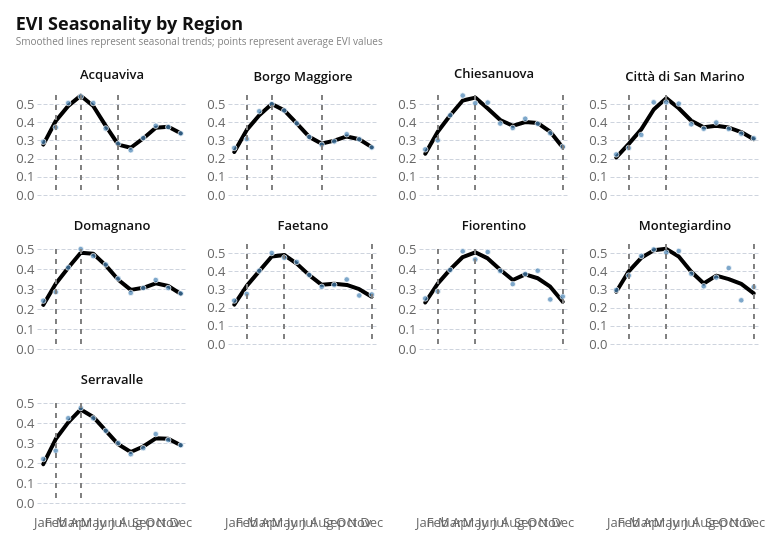

This figure's notebook cell:
### Code cell
chart_regions = evy.plot_seasonality_by_region(
    phenology_by_region, region_col="shapeName"
)
chart_regions

### Figure 1 — Vega-Lite specification as saved in the notebook (floating-point values rounded to 4 significant figures)
{"config": {"background": "white", "padding": 15, "mark": {"tooltip": true}, "point": {"filled": true, "size": 60, "stroke": "white", "strokeWidth": 1}, "circle": {"filled": true, "stroke": "white", "strokeWidth": 1}, "square": {"filled": true, "stroke": "white", "strokeWidth": 1}, "line": {"strokeWidth": 4, "strokeCap": "round", "strokeJoin": "round"}, "bar": {"cornerRadiusEnd": 0}, "area": {"opacity": 0.7}, "arc": {"stroke": "white", "strokeWidth": 1}, "rect": {"stroke": "#8A969F", "strokeWidth": 0.5}, "geoshape": {"stroke": "#666666", "strokeWidth": 0.3, "strokeJoin": "round", "strokeCap": "round"}, "title": {"font": "Open Sans, sans-serif", "fontSize": 18, "fontWeight": 700, "lineHeight": 22, "color": "#111111", "anchor": "start", "offset": 21, "subtitleFont": "Open Sans, sans-serif", "subtitleFontSize": 10, "subtitleFontWeight": 400, "subtitleLineHeight": 18, "subtitleColor": "gray", "subtitlePadding": 3}, "axis": {"domain": false, "grid": true, "gridColor": "#CED4DE", "gridDash": [4, 2], "gridWidth": 1, "labelFont": "Open Sans, sans-serif", "labelFontSize": 13, "labelFontWeight": 400, "labelColor": "#666666", "labelPadding": 3, "tickColor": "#CED4DE", "tickSize": 5, "tickCount": 5, "titleFont": "Open Sans, sans-serif", "titleFontSize": 13, "titleFontWeight": 600, "titleColor": "#111111", "titlePadding": 9}, "axisX": {"grid": false, "tickSize": 0, "labelAngle": 0}, "axisY": {"domain": false, "ticks": false, "gridColor": "#CED4DE", "gridDash": [4, 2], "gridWidth": 1}, "axisQuantitative": {"tickCount": 5}, "axisBand": {"labelPadding": 6, "tickSize": 0}, "axisTemporal": {"grid": false}, "legend": {"labelFont": "Open Sans, sans-serif", "labelFontSize": 13, "labelFontWeight": 600, "labelColor": "#111111", "titleFont": "Open Sans, sans-serif", "titleFontSize": 13, "titleFontWeight": 600, "titleColor": "#111111", "titlePadding": 3, "symbolSize": 196, "symbolStrokeWidth": 0, "padding": 15, "offset": 21, "columnPadding": 21, "orient": "bottom", "labelLimit": 200, "titleLimit": 200}, "view": {"stroke": null, "continuousWidth": 600, "continuousHeight": 400}, "range": {"category": ["#34A7F2", "#FF9800", "#664AB6", "#4EC2C0", "#F3578E", "#081079", "#0C7C68", "#AA0000", "#DDDA21"], "diverging": ["#920000", "#BD6126", "#E3A763", "#EFEFEF", "#80BDE7", "#3587C3", "#025288"], "heatmap": ["#E3F6FD", "#75CCEC", "#089BD4", "#0169A1", "#023B6F"], "ordinal": ["#E3F6FD", "#75CCEC", "#089BD4", "#0169A1", "#023B6F"], "ramp": ["#E3F6FD", "#75CCEC", "#089BD4", "#0169A1", "#023B6F"]}, "scale": {"bandPaddingInner": 0.2, "bandPaddingOuter": 0.1, "pointPadding": 0.5}, "header": {"labelFont": "Open Sans, sans-serif", "labelFontSize": 13, "labelFontWeight": 600, "labelColor": "#111111", "titleFont": "Open Sans, sans-serif", "titleFontSize": 15, "titleFontWeight": 600, "titleColor": "#111111"}, "concat": {"spacing": 18}, "facet": {"spacing": 18}, "selection": {"point": {"on": "click", "clear": "dblclick"}, "interval": {"mark": {"fill": "#0071BC", "fillOpacity": 0.15, "stroke": "#0071BC", "strokeWidth": 1}}}}, "data": {"name": "data-2715df650e503a0fdcc4517b27ed971f"}, "facet": {"field": "shapeName", "header": {"title": null}, "type": "nominal"}, "spec": {"layer": [{"mark": {"type": "line", "color": "black"}, "encoding": {"x": {"axis": {"labelExpr": "['Jan','Feb','Mar','Apr','May','Jun','Jul','Aug','Sep','Oct','Nov','Dec'][datum.value-1]", "title": ""}, "field": "month", "type": "ordinal"}, "y": {"axis": {"title": ""}, "field": "smoothed", "type": "quantitative"}}}, {"mark": {"type": "circle", "color": "steelblue", "size": 30}, "encoding": {"x": {"field": "month", "type": "ordinal"}, "y": {"field": "value", "type": "quantitative"}}}, {"layer": [{"mark": {"type": "rule", "color": "gray", "strokeDash": [5, 5]}, "encoding": {"x": {"field": "sos", "type": "ordinal"}}, "transform": [{"filter": "isValid(datum['sos'])"}]}, {"mark": {"type": "rule", "color": "gray", "strokeDash": [5, 5]}, "encoding": {"x": {"field": "mos", "type": "ordinal"}}, "transform": [{"filter": "isValid(datum['mos'])"}]}, {"mark": {"type": "rule", "color": "gray", "strokeDash": [5, 5]}, "encoding": {"x": {"field": "eos", "type": "ordinal"}}, "transform": [{"filter": "isValid(datum['eos'])"}]}]}, {"mark": {"type": "rule", "color": "gray"}, "encoding": {"opacity": {"condition": [{"param": "param_fc36e461d0f6b37c", "value": 0.3, "empty": false}], "value": 0}, "tooltip": [{"field": "month_name", "title": "Month", "type": "nominal"}, {"field": "smoothed", "format": ".3f", "title": "Smoothed EVI", "type": "quantitative"}, {"field": "value", "format": ".3f", "title": "Average EVI", "type": "quantitative"}], "x": {"field": "month", "type": "ordinal"}}, "name": "view_18d8fe84e6ef5a20_3"}], "height": 100, "width": 150}, "columns": 4, "params": [{"name": "param_fc36e461d0f6b37c", "select": {"type": "point", "fields": ["month"], "nearest": true, "on": "pointerover"}, "views": ["view_18d8fe84e6ef5a20_3"]}], "resolve": {"scale": {"y": "independent"}}, "title": {"text": "EVI Seasonality by Region", "subtitle": "Smoothed lines represent seasonal trends; points represent average EVI values"}, "$schema": "https://vega.github.io/schema/vega-lite/v6.1.0.json", "datasets": {"data-2715df650e503a0fdcc4517b27ed971f": [{"month": 1, "value": 0.2926, "smoothed": 0.2774, "sos": 2, "mos": 4, "eos": 7.0, "shapeName": "Acquaviva", "month_name": "Jan"}, {"month": 2, "value": 0.3718, "smoothed": 0.4072, "sos": 2, "mos": 4, "eos": 7.0, "shapeName": "Acquaviva", "month_name": "Feb"}, {"month": 3, "value": 0.5054, "smoothed": 0.4901, "sos": 2, "mos": 4, "eos": 7.0, "shapeName": "Acquaviva", "month_name": "Mar"}, {"month": 4, "value": 0.5413, "smoothed": 0.5463, "sos": 2, "mos": 4, "eos": 7.0, "shapeName": "Acquaviva", "month_name": "Apr"}, {"month": 5, "value": 0.5057, "smoothed": 0.4892, "sos": 2, "mos": 4, "eos": 7.0, "shapeName": "Acquaviva", "month_name": "May"}, {"month": 6, "value": 0.3662, "smoothed": 0.3805, "sos": 2, "mos": 4, "eos": 7.0, "shapeName": "Acquaviva", "month_name": "Jun"}, {"month": 7, "value": 0.2823, "smoothed": 0.2768, "sos": 2, "mos": 4, "eos": 7.0, "shapeName": "Acquaviva", "month_name": "Jul"}, {"month": 8, "value": 0.2461, "smoothed": 0.2598, "sos": 2, "mos": 4, "eos": 7.0, "shapeName": "Acquaviva", "month_name": "Aug"}, {"month": 9, "value": 0.3135, "smoothed": 0.311, "sos": 2, "mos": 4, "eos": 7.0, "shapeName": "Acquaviva", "month_name": "Sep"}, {"month": 10, "value": 0.3807, "smoothed": 0.3704, "sos": 2, "mos": 4, "eos": 7.0, "shapeName": "Acquaviva", "month_name": "Oct"}, {"month": 11, "value": 0.3735, "smoothed": 0.3749, "sos": 2, "mos": 4, "eos": 7.0, "shapeName": "Acquaviva", "month_name": "Nov"}, {"month": 12, "value": 0.3387, "smoothed": 0.3397, "sos": 2, "mos": 4, "eos": 7.0, "shapeName": "Acquaviva", "month_name": "Dec"}, {"month": 1, "value": 0.2586, "smoothed": 0.2371, "sos": 2, "mos": 4, "eos": 8.0, "shapeName": "Borgo Maggiore", "month_name": "Jan"}, {"month": 2, "value": 0.3077, "smoothed": 0.3581, "sos": 2, "mos": 4, "eos": 8.0, "shapeName": "Borgo Maggiore", "month_name": "Feb"}, {"month": 3, "value": 0.4606, "smoothed": 0.4387, "sos": 2, "mos": 4, "eos": 8.0, "shapeName": "Borgo Maggiore", "month_name": "Mar"}, {"month": 4, "value": 0.5003, "smoothed": 0.5001, "sos": 2, "mos": 4, "eos": 8.0, "shapeName": "Borgo Maggiore", "month_name": "Apr"}, {"month": 5, "value": 0.4647, "smoothed": 0.4655, "sos": 2, "mos": 4, "eos": 8.0, "shapeName": "Borgo Maggiore", "month_name": "May"}, {"month": 6, "value": 0.394, "smoothed": 0.3935, "sos": 2, "mos": 4, "eos": 8.0, "shapeName": "Borgo Maggiore", "month_name": "Jun"}, {"month": 7, "value": 0.319, "smoothed": 0.3197, "sos": 2, "mos": 4, "eos": 8.0, "shapeName": "Borgo Maggiore", "month_name": "Jul"}, {"month": 8, "value": 0.2764, "smoothed": 0.2823, "sos": 2, "mos": 4, "eos": 8.0, "shapeName": "Borgo Maggiore", "month_name": "Aug"}, {"month": 9, "value": 0.2948, "smoothed": 0.2989, "sos": 2, "mos": 4, "eos": 8.0, "shapeName": "Borgo Maggiore", "month_name": "Sep"}, {"month": 10, "value": 0.334, "smoothed": 0.3221, "sos": 2, "mos": 4, "eos": 8.0, "shapeName": "Borgo Maggiore", "month_name": "Oct"}, {"month": 11, "value": 0.3061, "smoothed": 0.3065, "sos": 2, "mos": 4, "eos": 8.0, "shapeName": "Borgo Maggiore", "month_name": "Nov"}, {"month": 12, "value": 0.2614, "smoothed": 0.2632, "sos": 2, "mos": 4, "eos": 8.0, "shapeName": "Borgo Maggiore", "month_name": "Dec"}, {"month": 1, "value": 0.2509, "smoothed": 0.2271, "sos": 2, "mos": 5, "eos": 12.0, "shapeName": "Chiesanuova", "month_name": "Jan"}, {"month": 2, "value": 0.3006, "smoothed": 0.3482, "sos": 2, "mos": 5, "eos": 12.0, "shapeName": "Chiesanuova", "month_name": "Feb"}, {"month": 3, "value": 0.4386, "smoothed": 0.4388, "sos": 2, "mos": 5, "eos": 12.0, "shapeName": "Chiesanuova", "month_name": "Mar"}, {"month": 4, "value": 0.5469, "smoothed": 0.5198, "sos": 2, "mos": 5, "eos": 12.0, "shapeName": "Chiesanuova", "month_name": "Apr"}, {"month": 5, "value": 0.5048, "smoothed": 0.5357, "sos": 2, "mos": 5, "eos": 12.0, "shapeName": "Chiesanuova", "month_name": "May"}, {"month": 6, "value": 0.5082, "smoothed": 0.4762, "sos": 2, "mos": 5, "eos": 12.0, "shapeName": "Chiesanuova", "month_name": "Jun"}, {"month": 7, "value": 0.393, "smoothed": 0.4124, "sos": 2, "mos": 5, "eos": 12.0, "shapeName": "Chiesanuova", "month_name": "Jul"}, {"month": 8, "value": 0.3688, "smoothed": 0.3806, "sos": 2, "mos": 5, "eos": 12.0, "shapeName": "Chiesanuova", "month_name": "Aug"}, {"month": 9, "value": 0.4195, "smoothed": 0.4016, "sos": 2, "mos": 5, "eos": 12.0, "shapeName": "Chiesanuova", "month_name": "Sep"}, {"month": 10, "value": 0.3914, "smoothed": 0.3959, "sos": 2, "mos": 5, "eos": 12.0, "shapeName": "Chiesanuova", "month_name": "Oct"}, {"month": 11, "value": 0.3396, "smoothed": 0.3479, "sos": 2, "mos": 5, "eos": 12.0, "shapeName": "Chiesanuova", "month_name": "Nov"}, {"month": 12, "value": 0.266, "smoothed": 0.261, "sos": 2, "mos": 5, "eos": 12.0, "shapeName": "Chiesanuova", "month_name": "Dec"}, {"month": 1, "value": 0.223, "smoothed": 0.2066, "sos": 2, "mos": 5, "eos": NaN, "shapeName": "Città di San Marino", "month_name": "Jan"}, {"month": 2, "value": 0.2586, "smoothed": 0.2813, "sos": 2, "mos": 5, "eos": NaN, "shapeName": "Città di San Marino", "month_name": "Feb"}, {"month": 3, "value": 0.3306, "smoothed": 0.3612, "sos": 2, "mos": 5, "eos": NaN, "shapeName": "Città di San Marino", "month_name": "Mar"}, {"month": 4, "value": 0.5097, "smoothed": 0.4704, "sos": 2, "mos": 5, "eos": NaN, "shapeName": "Città di San Marino", "month_name": "Apr"}, {"month": 5, "value": 0.5095, "smoothed": 0.5329, "sos": 2, "mos": 5, "eos": NaN, "shapeName": "Città di San Marino", "month_name": "May"}, {"month": 6, "value": 0.5026, "smoothed": 0.4771, "sos": 2, "mos": 5, "eos": NaN, "shapeName": "Città di San Marino", "month_name": "Jun"}, {"month": 7, "value": 0.3887, "smoothed": 0.4082, "sos": 2, "mos": 5, "eos": NaN, "shapeName": "Città di San Marino", "month_name": "Jul"}, {"month": 8, "value": 0.3645, "smoothed": 0.3728, "sos": 2, "mos": 5, "eos": NaN, "shapeName": "Città di San Marino", "month_name": "Aug"}, {"month": 9, "value": 0.3986, "smoothed": 0.3809, "sos": 2, "mos": 5, "eos": NaN, "shapeName": "Città di San Marino", "month_name": "Sep"}, {"month": 10, "value": 0.3632, "smoothed": 0.3708, "sos": 2, "mos": 5, "eos": NaN, "shapeName": "Città di San Marino", "month_name": "Oct"}, {"month": 11, "value": 0.3375, "smoothed": 0.3464, "sos": 2, "mos": 5, "eos": NaN, "shapeName": "Città di San Marino", "month_name": "Nov"}, {"month": 12, "value": 0.3123, "smoothed": 0.3065, "sos": 2, "mos": 5, "eos": NaN, "shapeName": "Città di San Marino", "month_name": "Dec"}, {"month": 1, "value": 0.2415, "smoothed": 0.2205, "sos": 2, "mos": 4, "eos": NaN, "shapeName": "Domagnano", "month_name": "Jan"}, {"month": 2, "value": 0.2844, "smoothed": 0.3267, "sos": 2, "mos": 4, "eos": NaN, "shapeName": "Domagnano", "month_name": "Feb"}, {"month": 3, "value": 0.4073, "smoothed": 0.4062, "sos": 2, "mos": 4, "eos": NaN, "shapeName": "Domagnano", "month_name": "Mar"}, {"month": 4, "value": 0.4997, "smoothed": 0.481, "sos": 2, "mos": 4, "eos": NaN, "shapeName": "Domagnano", "month_name": "Apr"}, {"month": 5, "value": 0.4644, "smoothed": 0.4766, "sos": 2, "mos": 4, "eos": NaN, "shapeName": "Domagnano", "month_name": "May"}, {"month": 6, "value": 0.4224, "smoothed": 0.4182, "sos": 2, "mos": 4, "eos": NaN, "shapeName": "Domagnano", "month_name": "Jun"}, {"month": 7, "value": 0.3521, "smoothed": 0.3461, "sos": 2, "mos": 4, "eos": NaN, "shapeName": "Domagnano", "month_name": "Jul"}, {"month": 8, "value": 0.2806, "smoothed": 0.2956, "sos": 2, "mos": 4, "eos": NaN, "shapeName": "Domagnano", "month_name": "Aug"}, {"month": 9, "value": 0.3045, "smoothed": 0.3061, "sos": 2, "mos": 4, "eos": NaN, "shapeName": "Domagnano", "month_name": "Sep"}, {"month": 10, "value": 0.345, "smoothed": 0.3286, "sos": 2, "mos": 4, "eos": NaN, "shapeName": "Domagnano", "month_name": "Oct"}, {"month": 11, "value": 0.3048, "smoothed": 0.3151, "sos": 2, "mos": 4, "eos": NaN, "shapeName": "Domagnano", "month_name": "Nov"}, {"month": 12, "value": 0.2781, "smoothed": 0.2756, "sos": 2, "mos": 4, "eos": NaN, "shapeName": "Domagnano", "month_name": "Dec"}, {"month": 1, "value": 0.2386, "smoothed": 0.2167, "sos": 2, "mos": 5, "eos": 12.0, "shapeName": "Faetano", "month_name": "Jan"}, {"month": 2, "value": 0.2755, "smoothed": 0.3199, "sos": 2, "mos": 5, "eos": 12.0, "shapeName": "Faetano", "month_name": "Feb"}, {"month": 3, "value": 0.403, "smoothed": 0.4007, "sos": 2, "mos": 5, "eos": 12.0, "shapeName": "Faetano", "month_name": "Mar"}, {"month": 4, "value": 0.5005, "smoothed": 0.4815, "sos": 2, "mos": 5, "eos": 12.0, "shapeName": "Faetano", "month_name": "Apr"}, {"month": 5, "value": 0.4739, "smoothed": 0.4895, "sos": 2, "mos": 5, "eos": 12.0, "shapeName": "Faetano", "month_name": "May"}, {"month": 6, "value": 0.4515, "smoothed": 0.4422, "sos": 2, "mos": 5, "eos": 12.0, "shapeName": "Faetano", "month_name": "Jun"}, {"month": 7, "value": 0.38, "smoothed": 0.3788, "sos": 2, "mos": 5, "eos": 12.0, "shapeName": "Faetano", "month_name": "Jul"}, {"month": 8, "value": 0.3147, "smoothed": 0.3254, "sos": 2, "mos": 5, "eos": 12.0, "shapeName": "Faetano", "month_name": "Aug"}, {"month": 9, "value": 0.3249, "smoothed": 0.3319, "sos": 2, "mos": 5, "eos": 12.0, "shapeName": "Faetano", "month_name": "Sep"}, {"month": 10, "value": 0.3548, "smoothed": 0.3249, "sos": 2, "mos": 5, "eos": 12.0, "shapeName": "Faetano", "month_name": "Oct"}, {"month": 11, "value": 0.2669, "smoothed": 0.3016, "sos": 2, "mos": 5, "eos": 12.0, "shapeName": "Faetano", "month_name": "Nov"}, {"month": 12, "value": 0.2724, "smoothed": 0.2601, "sos": 2, "mos": 5, "eos": 12.0, "shapeName": "Faetano", "month_name": "Dec"}, {"month": 1, "value": 0.2526, "smoothed": 0.2325, "sos": 2, "mos": 5, "eos": 12.0, "shapeName": "Fiorentino", "month_name": "Jan"}, {"month": 2, "value": 0.2878, "smoothed": 0.3271, "sos": 2, "mos": 5, "eos": 12.0, "shapeName": "Fiorentino", "month_name": "Feb"}, {"month": 3, "value": 0.3952, "smoothed": 0.398, "sos": 2, "mos": 5, "eos": 12.0, "shapeName": "Fiorentino", "month_name": "Mar"}, {"month": 4, "value": 0.4883, "smoothed": 0.4599, "sos": 2, "mos": 5, "eos": 12.0, "shapeName": "Fiorentino", "month_name": "Apr"}, {"month": 5, "value": 0.4475, "smoothed": 0.4837, "sos": 2, "mos": 5, "eos": 12.0, "shapeName": "Fiorentino", "month_name": "May"}, {"month": 6, "value": 0.4849, "smoothed": 0.453, "sos": 2, "mos": 5, "eos": 12.0, "shapeName": "Fiorentino", "month_name": "Jun"}, {"month": 7, "value": 0.3901, "smoothed": 0.3965, "sos": 2, "mos": 5, "eos": 12.0, "shapeName": "Fiorentino", "month_name": "Jul"}, {"month": 8, "value": 0.3244, "smoothed": 0.3449, "sos": 2, "mos": 5, "eos": 12.0, "shapeName": "Fiorentino", "month_name": "Aug"}, {"month": 9, "value": 0.3753, "smoothed": 0.3731, "sos": 2, "mos": 5, "eos": 12.0, "shapeName": "Fiorentino", "month_name": "Sep"}, {"month": 10, "value": 0.3915, "smoothed": 0.3536, "sos": 2, "mos": 5, "eos": 12.0, "shapeName": "Fiorentino", "month_name": "Oct"}, {"month": 11, "value": 0.2479, "smoothed": 0.3117, "sos": 2, "mos": 5, "eos": 12.0, "shapeName": "Fiorentino", "month_name": "Nov"}, {"month": 12, "value": 0.262, "smoothed": 0.2365, "sos": 2, "mos": 5, "eos": 12.0, "shapeName": "Fiorentino", "month_name": "Dec"}, {"month": 1, "value": 0.2973, "smoothed": 0.2874, "sos": 2, "mos": 5, "eos": 12.0, "shapeName": "Montegiardino", "month_name": "Jan"}, {"month": 2, "value": 0.3765, "smoothed": 0.3997, "sos": 2, "mos": 5, "eos": 12.0, "shapeName": "Montegiardino", "month_name": "Feb"}, {"month": 3, "value": 0.4846, "smoothed": 0.4742, "sos": 2, "mos": 5, "eos": 12.0, "shapeName": "Montegiardino", "month_name": "Mar"}, {"month": 4, "value": 0.5202, "smoothed": 0.5151, "sos": 2, "mos": 5, "eos": 12.0, "shapeName": "Montegiardino", "month_name": "Apr"}, {"month": 5, "value": 0.5029, "smoothed": 0.5233, "sos": 2, "mos": 5, "eos": 12.0, "shapeName": "Montegiardino", "month_name": "May"}, {"month": 6, "value": 0.5113, "smoothed": 0.4814, "sos": 2, "mos": 5, "eos": 12.0, "shapeName": "Montegiardino", "month_name": "Jun"}, {"month": 7, "value": 0.3864, "smoothed": 0.3974, "sos": 2, "mos": 5, "eos": 12.0, "shapeName": "Montegiardino", "month_name": "Jul"}, {"month": 8, "value": 0.3176, "smoothed": 0.3324, "sos": 2, "mos": 5, "eos": 12.0, "shapeName": "Montegiardino", "month_name": "Aug"}, {"month": 9, "value": 0.3655, "smoothed": 0.3759, "sos": 2, "mos": 5, "eos": 12.0, "shapeName": "Montegiardino", "month_name": "Sep"}, {"month": 10, "value": 0.4177, "smoothed": 0.3566, "sos": 2, "mos": 5, "eos": 12.0, "shapeName": "Montegiardino", "month_name": "Oct"}, {"month": 11, "value": 0.2404, "smoothed": 0.3303, "sos": 2, "mos": 5, "eos": 12.0, "shapeName": "Montegiardino", "month_name": "Nov"}, {"month": 12, "value": 0.3131, "smoothed": 0.2783, "sos": 2, "mos": 5, "eos": 12.0, "shapeName": "Montegiardino", "month_name": "Dec"}, {"month": 1, "value": 0.2197, "smoothed": 0.194, "sos": 2, "mos": 4, "eos": NaN, "shapeName": "Serravalle", "month_name": "Jan"}, {"month": 2, "value": 0.2616, "smoothed": 0.3199, "sos": 2, "mos": 4, "eos": NaN, "shapeName": "Serravalle", "month_name": "Feb"}, {"month": 3, "value": 0.4239, "smoothed": 0.4033, "sos": 2, "mos": 4, "eos": NaN, "shapeName": "Serravalle", "month_name": "Mar"}, {"month": 4, "value": 0.4749, "smoothed": 0.4678, "sos": 2, "mos": 4, "eos": NaN, "shapeName": "Serravalle", "month_name": "Apr"}, {"month": 5, "value": 0.4234, "smoothed": 0.4303, "sos": 2, "mos": 4, "eos": NaN, "shapeName": "Serravalle", "month_name": "May"}, {"month": 6, "value": 0.3613, "smoothed": 0.3618, "sos": 2, "mos": 4, "eos": NaN, "shapeName": "Serravalle", "month_name": "Jun"}, {"month": 7, "value": 0.2998, "smoothed": 0.2934, "sos": 2, "mos": 4, "eos": NaN, "shapeName": "Serravalle", "month_name": "Jul"}, {"month": 8, "value": 0.2442, "smoothed": 0.255, "sos": 2, "mos": 4, "eos": NaN, "shapeName": "Serravalle", "month_name": "Aug"}, {"month": 9, "value": 0.2744, "smoothed": 0.2824, "sos": 2, "mos": 4, "eos": NaN, "shapeName": "Serravalle", "month_name": "Sep"}, {"month": 10, "value": 0.3445, "smoothed": 0.3235, "sos": 2, "mos": 4, "eos": NaN, "shapeName": "Serravalle", "month_name": "Oct"}, {"month": 11, "value": 0.3145, "smoothed": 0.3214, "sos": 2, "mos": 4, "eos": NaN, "shapeName": "Serravalle", "month_name": "Nov"}, {"month": 12, "value": 0.2889, "smoothed": 0.289, "sos": 2, "mos": 4, "eos": NaN, "shapeName": "Serravalle", "month_name": "Dec"}]}}
